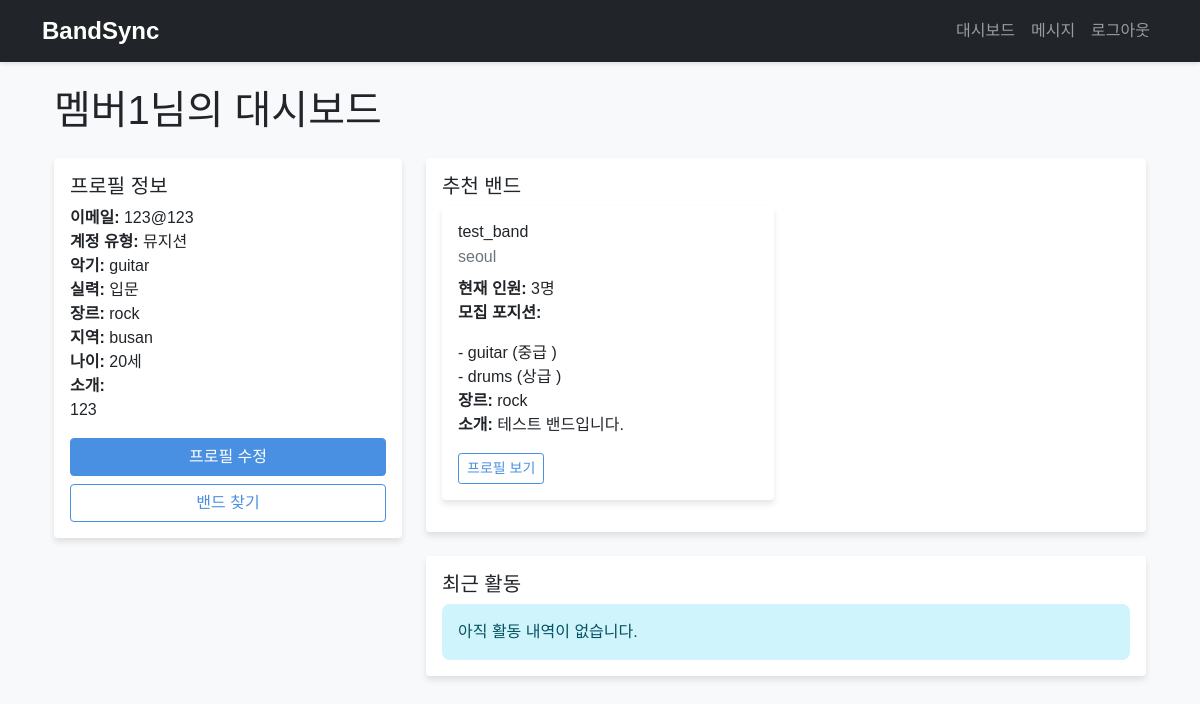
The page /dashboard (signed in) on the database its author committed.
### app.py (models this page shows, shortened)
class User(UserMixin, db.Model):
    id = db.Column(db.Integer, primary_key=True)
    username = db.Column(db.String(80), unique=True, nullable=False)
    email = db.Column(db.String(120), unique=True, nullable=False)
    password_hash = db.Column(db.String(128))
    user_type = db.Column(db.String(20))  # 'musician' or 'band'
    instrument = db.Column(db.String(50))
    genre = db.Column(db.String(100))
    skill_level = db.Column(db.String(20))
    location = db.Column(db.String(100))
    age = db.Column(db.Integer)
    bio = db.Column(db.Text)
    recruiting_positions = db.Column(db.Text)  # JSON 형식으로 저장
    band_size = db.Column(db.Integer)
    preferred_age_range = db.Column(db.String(50))
    def get_recruiting_positions(self):
        if self.recruiting_positions:
            return json.loads(self.recruiting_positions)
        return []
    def get_unread_messages_count(self):
        return Message.query.filter_by(receiver_id=self.id, read=False).count()
    def get_bands(self):
        memberships = BandMembership.query.filter_by(member_id=self.id).all()
        return [(m.band, m.position) for m in memberships]
    def get_recent_activities(self, limit=5):
        received_messages = Message.query.filter_by(
            receiver_id=self.id
        ).order_by(Message.created_at.desc()).limit(limit).all()
        sent_messages = Message.query.filter_by(
            sender_id=self.id
        ).order_by(Message.created_at.desc()).limit(limit).all()
        if self.user_type == 'musician':
            memberships = BandMembership.query.filter_by(
                member_id=self.id
            ).order_by(BandMembership.joined_at.desc()).limit(limit).all()
        else:
            memberships = BandMembership.query.filter_by(
                band_id=self.id
            ).order_by(BandMembership.joined_at.desc()).limit(limit).all()
        activities = []
        activities.sort(key=lambda x: x['date'], reverse=True)
        return activities[:limit]

### app.py (the view)
@app.route('/dashboard')
@login_required
def dashboard():
    recommendations = get_recommendations()
    if current_user.user_type == 'musician':
        bands = current_user.get_bands()  # 속한 밴드 목록
    else:
        bands = None
        members = current_user.get_members()  # 밴드 멤버 목록
    recent_activities = current_user.get_recent_activities()
    return render_template('dashboard.html',
                         recommendations=recommendations,
                         bands=bands,
                         members=members if current_user.user_type == 'band' else None,
                         recent_activities=recent_activities,
                         now=datetime.utcnow())

### app.py (called while the page is built)
@login_manager.user_loader
def load_user(user_id):
    return User.query.get(int(user_id))

### templates/dashboard.html (shortened to what this page needs)
{% extends "base.html" %}
{% block content %}
<div class="container">
    <h1 class="mb-4">{{ current_user.username }}님의 대시보드</h1>
    <div class="row">
        <div class="col-md-4">
            <div class="card mb-4">
                <div class="card-body">
                    <h5 class="card-title">프로필 정보</h5>
                    <p class="card-text">
                        <strong>이메일:</strong> {{ current_user.email }}<br>
                        <strong>계정 유형:</strong> {% if current_user.user_type == 'musician' %}뮤지션{% else %}밴드{% endif %}<br>
                        {% if current_user.user_type == 'musician' %}
                            {% if current_user.instrument %}
                            <strong>악기:</strong> {{ current_user.instrument }}<br>
                            {% endif %}
                            {% if current_user.skill_level %}
                            <strong>실력:</strong>
                            {% if current_user.skill_level == 'beginner' %}입문
                            {% elif current_user.skill_level == 'intermediate' %}중급
                            {% elif current_user.skill_level == 'advanced' %}상급
                            {% elif current_user.skill_level == 'professional' %}전문가
                            {% endif %}<br>
                            {% endif %}
                        {% endif %}
                        {% if current_user.genre %}
                        <strong>장르:</strong> {{ current_user.genre }}<br>
                        {% endif %}
                        {% if current_user.location %}
                        <strong>지역:</strong> {{ current_user.location }}<br>
                        {% endif %}
                        {% if current_user.age %}
                        <strong>나이:</strong> {{ current_user.age }}세<br>
                        {% endif %}
                        {% if current_user.bio %}
                        <strong>소개:</strong><br>
                        {{ current_user.bio }}
                        {% endif %}
                    </p>
                    <div class="d-grid gap-2">
                        <a href="{{ url_for('edit_profile') }}" class="btn btn-primary">프로필 수정</a>
                        <a href="{{ url_for('search', user_type='band' if current_user.user_type == 'musician' else 'musician') }}"
                           class="btn btn-outline-primary">
                            {% if current_user.user_type == 'musician' %}밴드{% else %}멤버{% endif %} 찾기
                        </a>
                    </div>
                </div>
            </div>
        </div>
        <div class="col-md-8">
            <div class="card mb-4">
                <div class="card-body">
                    <h5 class="card-title">추천 {% if current_user.user_type == 'musician' %}밴드{% else %}멤버{% endif %}</h5>
                    {% if recommendations %}
                    <div class="row">
                        {% for user in recommendations %}
                        <div class="col-md-6 mb-3">
                            <div class="card h-100">
                                <div class="card-body">
                                    <div class="d-flex justify-content-between align-items-start">
                                        <div>
                                            <h6 class="card-title">{{ user.username }}</h6>
                                            <p class="card-subtitle mb-2 text-muted">
                                                {% if user.location %}{{ user.location }}{% endif %}
                                            </p>
                                        </div>
                                    </div>
                                    <p class="card-text">
                                        {% if user.user_type == 'musician' %}
                                            {% if user.instrument %}
                                            <strong>악기:</strong> {{ user.instrument }}<br>
                                            {% endif %}
                                        {% else %}
                                            {% if user.band_size %}
                                            <strong>현재 인원:</strong> {{ user.band_size }}명<br>
                                            {% endif %}
                                            {% if user.get_recruiting_positions() %}
                                            <strong>모집 포지션:</strong>
                                            <ul class="list-unstyled mb-0">
                                                {% for position in user.get_recruiting_positions() %}
                                                <li>- {{ position.instrument }}
                                                    ({% if position.skill_level == 'beginner' %}입문
                                                    {% elif position.skill_level == 'intermediate' %}중급
                                                    {% elif position.skill_level == 'advanced' %}상급
                                                    {% elif position.skill_level == 'professional' %}전문가
                                                    {% endif %})
                                                </li>
                                                {% endfor %}
                                            </ul>
                                            {% endif %}
                                        {% endif %}
                                        {% if user.genre %}
                                        <strong>장르:</strong> {{ user.genre }}<br>
                                        {% endif %}
                                        {% if user.bio %}
                                        <strong>소개:</strong> {{ user.bio[:100] }}{% if user.bio|length > 100 %}...{% endif %}
                                        {% endif %}
                                    </p>
                                    <div class="d-flex justify-content-between align-items-center">
                                        <a href="{{ url_for('view_profile', user_id=user.id) }}" class="btn btn-outline-primary btn-sm">프로필 보기</a>
                                    </div>
                                </div>
                            </div>
                        </div>
                        {% endfor %}
                    </div>
                    {% else %}
                    <div class="alert alert-info">
                        아직 추천할 {% if current_user.user_type == 'musician' %}밴드{% else %}멤버{% endif %}가 없습니다.
                        프로필 정보를 더 자세히 입력하시면 더 정확한 추천을 받으실 수 있습니다.
                    </div>
                    {% endif %}
                </div>
            </div>
            <div class="card">
                <div class="card-body">
                    <h5 class="card-title">최근 활동</h5>
                    {% if recent_activities %}
                    <div class="list-group">
                        {% for activity in recent_activities %}
                        <div class="list-group-item">
                            <div class="d-flex w-100 justify-content-between">
                                <h6 class="mb-1">
                                    {% if activity.type == 'message_received' %}
                                        {% if activity.subtype == '가입 신청' %}
                                            <span class="text-primary">{{ activity.related_user.username }}</span>님이 밴드 가입을 신청했습니다
                                        {% else %}
                                            <span class="text-primary">{{ activity.related_user.username }}</span> 밴드에서 초대했습니다
                                        {% endif %}
                                    {% elif activity.type == 'message_sent' %}
                                        {% if activity.subtype == '가입 신청' %}
                                            <span class="text-primary">{{ activity.related_user.username }}</span> 밴드에 가입 신청을 보냈습니다
                                        {% else %}
                                            <span class="text-primary">{{ activity.related_user.username }}</span>님을 밴드에 초대했습니다
                                        {% endif %}
                                    {% elif activity.type == 'joined_band' %}
                                        <span class="text-primary">{{ activity.related_user.username }}</span> 밴드에 가입했습니다
                                    {% elif activity.type == 'new_member' %}
                                        <span class="text-primary">{{ activity.related_user.username }}</span>님이 밴드에 합류했습니다
                                    {% endif %}
                                </h6>
                                <small class="text-muted">
                                    {% set time_diff = (now - activity.date).total_seconds() %}
                                    {% if time_diff < 60 %}
                                        방금 전
                                    {% elif time_diff < 3600 %}
                                        {{ (time_diff / 60)|int }}분 전
                                    {% elif time_diff < 86400 %}
                                        {{ (time_diff / 3600)|int }}시간 전
                                    {% elif time_diff < 604800 %}
                                        {{ (time_diff / 86400)|int }}일 전
                                    {% else %}
                                        {{ activity.date.strftime('%Y-%m-%d') }}
                                    {% endif %}
                                </small>
                            </div>
                            {% if activity.type in ['message_received', 'message_sent'] %}
                                <p class="mb-1">
                                    {% if activity.status == '대기중' %}
                                        <span class="badge bg-warning">대기중</span>
                                    {% elif activity.status == '수락됨' %}
                                        <span class="badge bg-success">수락됨</span>
                                    {% else %}
                                        <span class="badge bg-danger">거절됨</span>
                                    {% endif %}
                                    {% if activity.message.content %}
                                        {{ activity.message.content[:100] }}{% if activity.message.content|length > 100 %}...{% endif %}
                                    {% endif %}
                                </p>
                            {% elif activity.type in ['joined_band', 'new_member'] %}
                                <p class="mb-1">포지션: {{ activity.position }}</p>
                            {% endif %}
                            {% if activity.type in ['message_received', 'message_sent'] %}
                                <small>
                                    <a href="{{ url_for('view_message', message_id=activity.message.id) }}" class="text-primary">
                                        자세히 보기
                                    </a>
                                </small>
                            {% endif %}
                        </div>
                        {% endfor %}
                    </div>
                    {% else %}
                    <div class="alert alert-info mb-0">
                        아직 활동 내역이 없습니다.
                    </div>
                    {% endif %}
                </div>
            </div>
        </div>
    </div>
</div>
{% endblock %}

### static/css/style.css (style rules this page uses)
body { font-family: "Noto Sans KR", sans-serif; background-color: #f8f9fa; }
.card { border: none; box-shadow: 0 4px 6px rgba(0, 0, 0, 0.1); transition: transform 0.2s; }
.btn-primary { background-color: #4a90e2; border-color: #4a90e2; }
.btn-outline-primary { color: #4a90e2; border-color: #4a90e2; }
.alert { border-radius: 0.5rem; border: none; }

### rows shown on the page
User: username "멤버1", email "123@123", instrument "guitar", genre "rock", location "busan", age "20", bio "123"
User: username "test_band", location "seoul", band_size "3", instrument "guitar" "drums", genre "rock", bio "테스트 밴드입니다."
